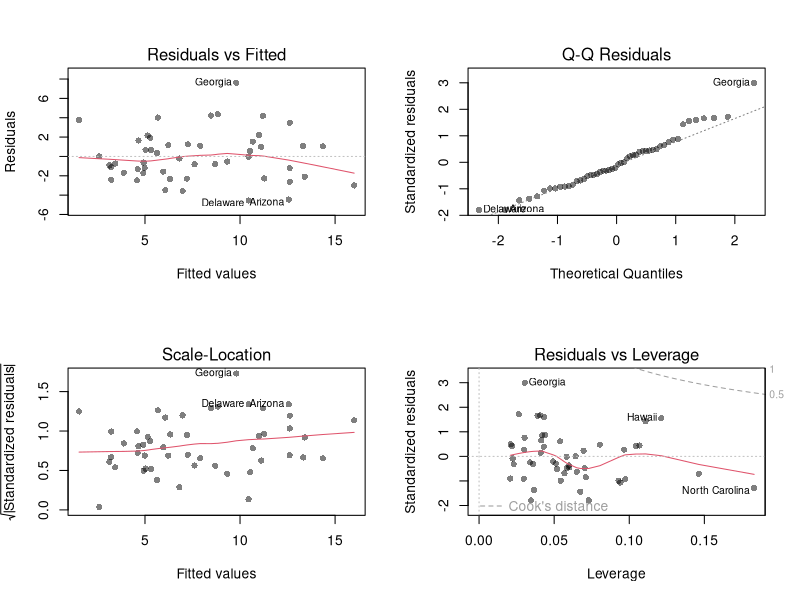
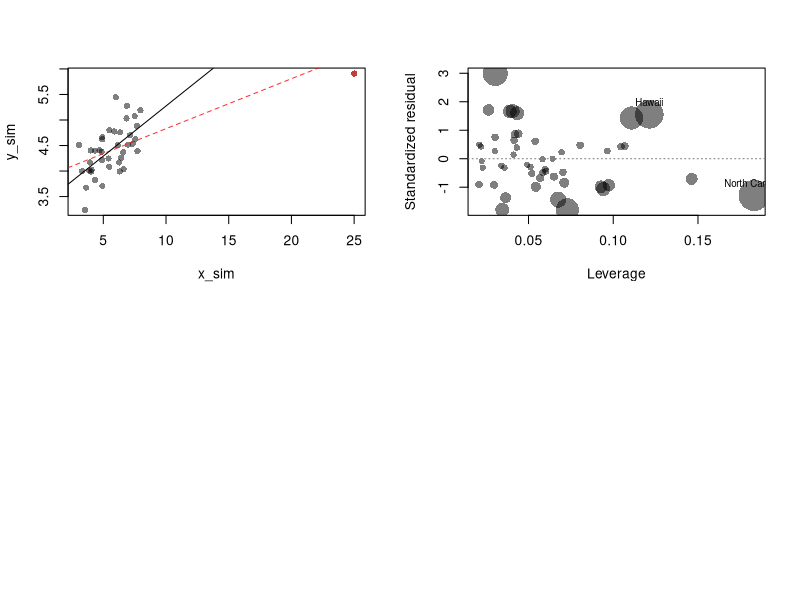
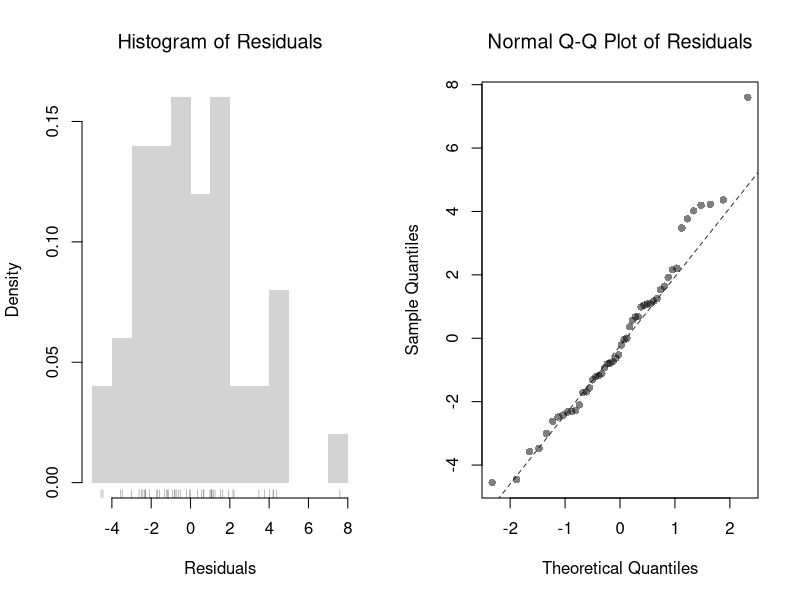
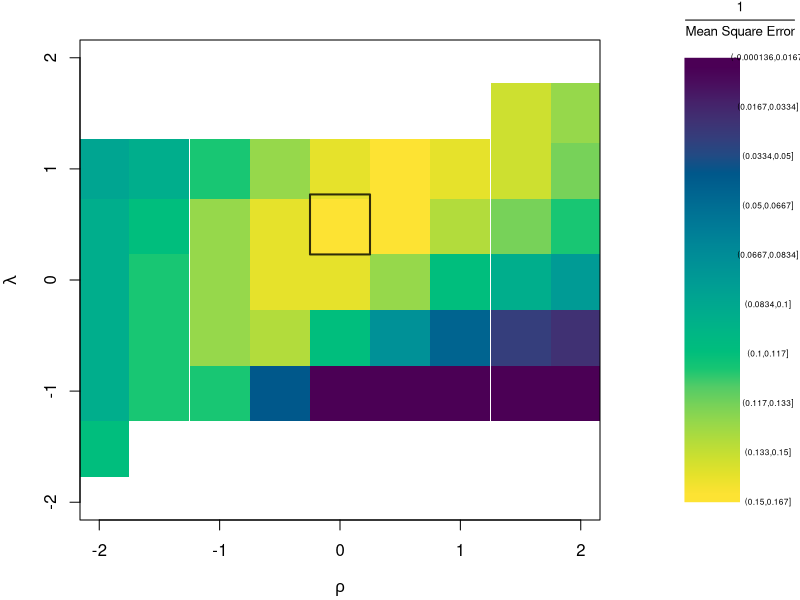
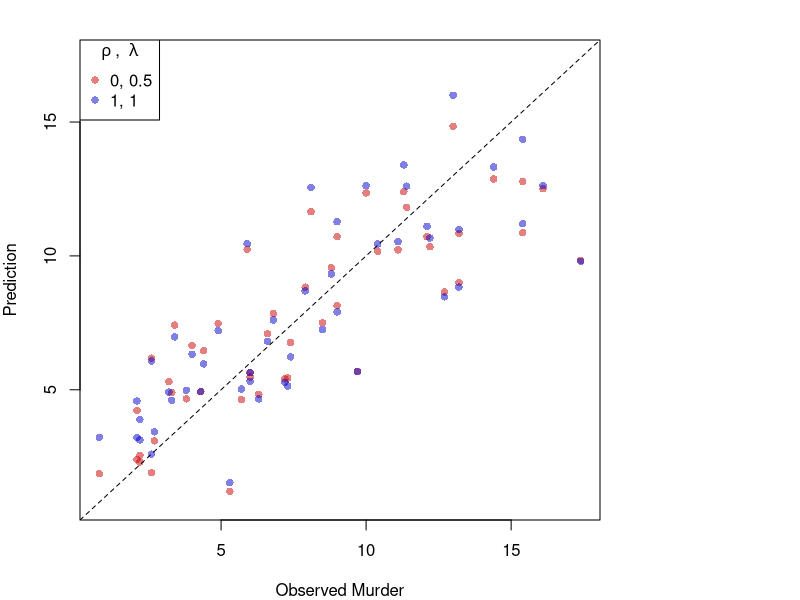

Recreate these plots in R, in order.
## ---- chunk 1
# Hidden seed so every render draws the same random numbers
set.seed(1)
## ---- chunk 2
# Fit a multiple regression and produce the four standard diagnostic plots.
xy_hat <- USArrests
reg <- lm(Murder ~ Assault+UrbanPop, data=xy_hat)
par(mfrow=c(2, 2))
plot(reg, pch=16, col=grey(0, .5))
## ---- chunk 3
N <- 40
x_sim <- c(25, runif(N-1, 3, 8))
e <- rnorm(N, 0, 0.4)
y_sim <- 3 + 0.6*sqrt(x_sim) + e
plot(y_sim ~ x_sim, pch=16, col=grey(0, .5), main=NA)
points(x_sim[1], y_sim[1], pch=16, col=rgb(1, 0, 0, .5))

abline(lm(y_sim ~ x_sim), col=rgb(1, 0, 0, .8), lty=2)
abline(lm(y_sim[-1] ~ x_sim[-1]))
## ---- chunk 4
# State with the highest leverage
which.max(hatvalues(reg))
# State with the largest standardized residual
which.max(rstandard(reg))
## ---- chunk 5
# State with the largest Cook's Distance
which.max(cooks.distance(reg))

# Influence plot: leverage vs. standardized residual,
# with point area proportional to Cook's Distance
h_i <- hatvalues(reg)
e_std_hat <- rstandard(reg)
d_i <- cooks.distance(reg)

plot(h_i, e_std_hat, pch=16, col=grey(0, .5),
    cex=1 + 4*d_i/max(d_i), main=NA,
    xlab='Leverage', ylab='Standardized residual')
abline(h=0, col=grey(.5), lty=3)

# Label the most influential observations
inf_id <- order(d_i, decreasing=TRUE)[1:3]
text(h_i[inf_id], e_std_hat[inf_id],
    labels=rownames(xy_hat)[inf_id], pos=3, cex=.7)
## ---- chunk 6
# Variance Inflation Factor from its definition: VIF_k = 1/(1 - R^2_k),
# where R^2_k comes from regressing covariate k on the other covariates.
R2_assault  <- summary(lm(Assault ~ UrbanPop, data=xy_hat))$r.squared
R2_urbanpop <- summary(lm(UrbanPop ~ Assault, data=xy_hat))$r.squared

vif <- c(Assault=1/(1-R2_assault), UrbanPop=1/(1-R2_urbanpop))
vif

# A common rule of thumb flags sqrt(VIF) > 2
sqrt(vif) > 2
## ---- chunk 7
par(mfrow=c(1, 2))
hist(resid(reg), breaks=15, border=NA, freq=FALSE,
    main=NA, xlab='Residuals')
rug(resid(reg), col=grey(0, .5))
title('Histogram of Residuals', font.main=1)

qqnorm(resid(reg),
    main='Normal Q-Q Plot of Residuals',
    font.main=1, col=grey(0, .5), pch=16)
qqline(resid(reg), col=rgb(0, 0, 0, .8), lty=2)

#shapiro.test(resid(reg))
## ---- chunk 8
# Breusch-Pagan test for heteroskedasticity, by hand.
# Regress the squared residuals on the original regressors:
# a good fit (high R^2) signals non-constant variance.
e_sq_hat <- resid(reg)^2
aux <- lm(e_sq_hat ~ Assault + UrbanPop, data=xy_hat)
R2_aux <- summary(aux)$r.squared

# Test statistic n*R^2 ~ chi-squared with K degrees of freedom
n <- nrow(xy_hat)
K <- 2
BP <- n*R2_aux
c(statistic=BP, p.value=1-pchisq(BP, df=K))
## ---- chunk 9
# Box-Cox Transformation Function
bxcx <- function( xy, rho){
    if (rho == 0L) {
      log(xy)
    } else if(rho == 1L){
      xy
    } else {
      (xy^rho - 1)/rho
    }
}
bxcx_inv <- function( xy, rho){
    if (rho == 0L) {
      exp(xy)
    } else if(rho == 1L){
      xy
    } else {
     (xy * rho + 1)^(1/rho)
    }
}

# Which Variables
reg <- lm(Murder ~ Assault+UrbanPop, data=xy_hat)
X <- xy_hat[, c('Assault', 'UrbanPop')]
y_hat <- xy_hat[, 'Murder']

# Simple Grid Search over potential (Rho, Lambda)
rl_df <- expand.grid(rho=seq(-2, 2, by=.5), lambda=seq(-2, 2, by=.5))

# Compute Mean Squared Error
# from OLS on Transformed Data
errors <- apply(rl_df, 1, function(rl){
    Xr <- bxcx(X, rl[[1]])
    y_trans_hat <- bxcx(y_hat, rl[[2]])
    xy_trans_hat <- cbind(Murder=y_trans_hat, Xr)
    Regr <- lm(Murder ~ Assault+UrbanPop, data=xy_trans_hat)
    y_fit <- bxcx_inv(predict(Regr), rl[[2]])
    e_hat  <- (y_hat - y_fit)
    return(e_hat)
})
rl_df$mse <- colMeans(errors^2)

# Want Small MSE and Interpretable
layout(matrix(1:2, ncol=2), width=c(3, 1), height=c(1, 1))
par(mar=c(4, 4, 2, 0))
plot(lambda ~ rho, rl_df, cex=8, pch=15,
    xlab=expression(rho),
    ylab=expression(lambda),
    col=hcl.colors(25)[cut(1/rl_df$mse, 25)])
# Which min
rl0 <- rl_df[which.min(rl_df$mse), c('rho', 'lambda')]
points(rl0$rho, rl0$lambda, pch=0, col=rgb(0, 0, 0, .8), cex=8, lwd=2)
# Legend
plot(c(0, 2), c(0, 1), type='n', axes=FALSE,
    xlab='', ylab='', cex.main=.8,
    main=expression(frac(1, 'Mean Square Error')))
rasterImage(as.raster(matrix(hcl.colors(25), ncol=1)), 0, 0, 1, 1)
text(x=1.5, y=seq(1, 0, l=10), cex=.5,
    labels=levels(cut(1/rl_df$mse, 10)))
## ---- chunk 10
# Plot for Specific Comparisons
Xr <- bxcx(X, rl0[[1]])
y_trans_hat <- bxcx(y_hat, rl0[[2]])
xy_trans_hat <- cbind(Murder=y_trans_hat, Xr)
Regr <- lm(Murder ~ Assault+UrbanPop, data=xy_trans_hat)
y_fit <- bxcx_inv(predict(Regr), rl0[[2]])

cols <- c(rgb(.8, 0, 0, .5), rgb(0, 0, .8, .5))
plot(y_hat, y_fit, pch=16, col=cols[1], ylab='Prediction', xlab='Observed Murder',
    main=NA, ylim=range(y_hat, y_fit))
points(y_hat, predict(reg), pch=16, col=cols[2])
legend('topleft', pch=c(16), col=cols,
    title=expression(rho~', '~lambda),
    legend=c( paste0(rl0, collapse=', '), '1, 1') )
abline(a=0, b=1, lty=2)
## ---- chunk 11
# Compare prediction MSE on the original Murder scale
mse_linear <- mean(resid(reg)^2)
mse_boxcox <- min(rl_df$mse, na.rm=TRUE)
mse_loglog <- rl_df$mse[rl_df$rho == 0 & rl_df$lambda == 0]
c(rl0, mse_linear=round(mse_linear, 3), mse_boxcox=round(mse_boxcox, 3),
    mse_loglog=round(mse_loglog, 3))
